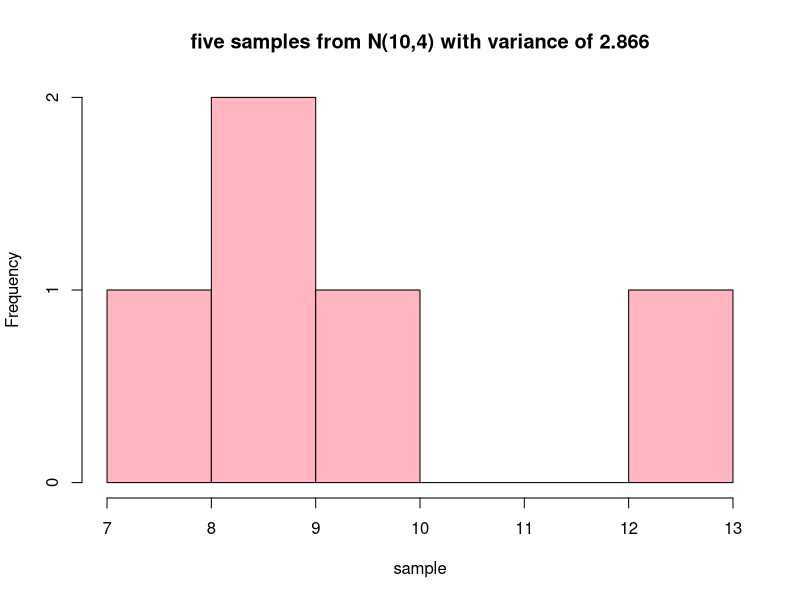
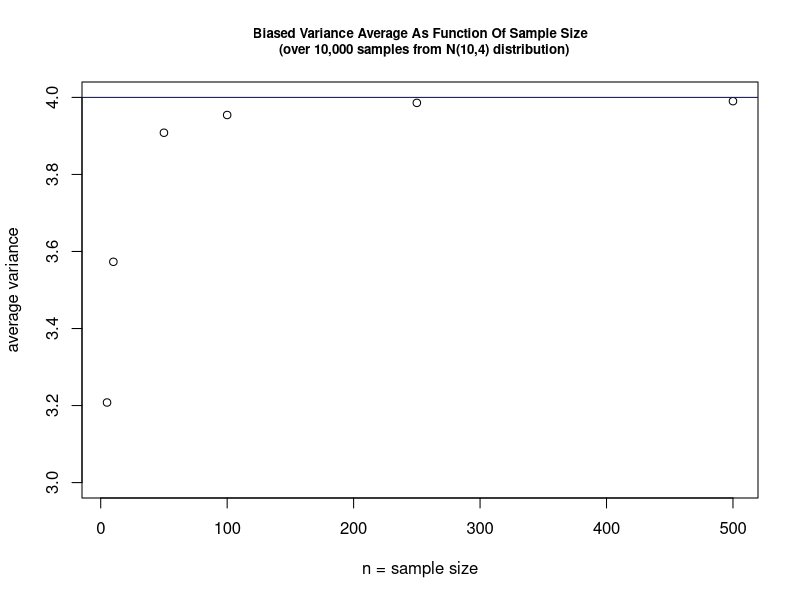
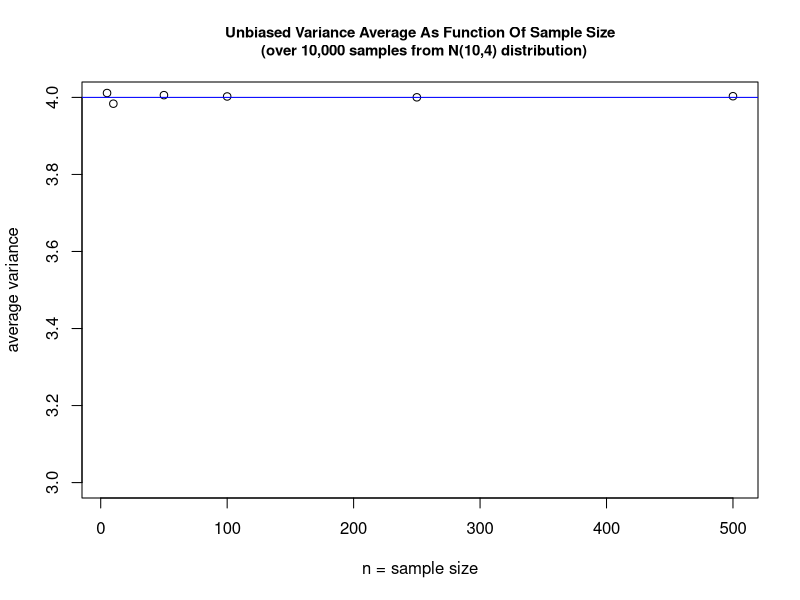
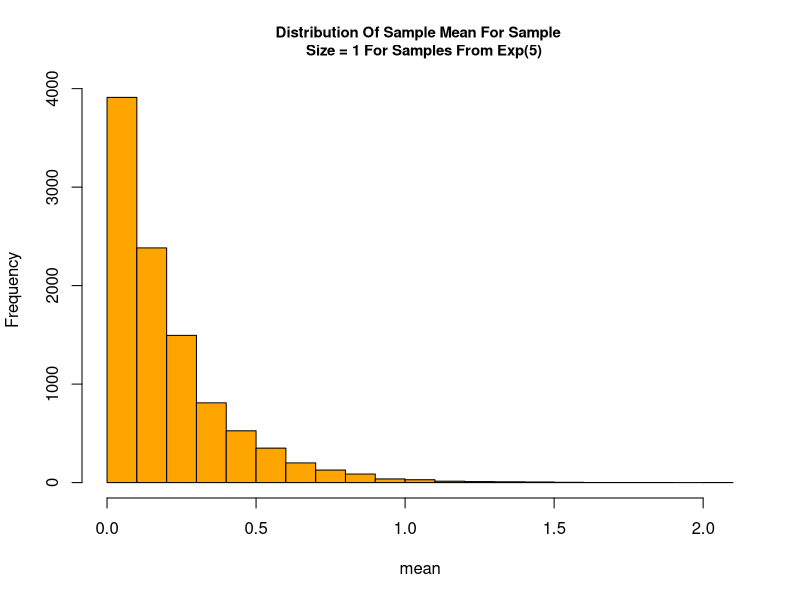
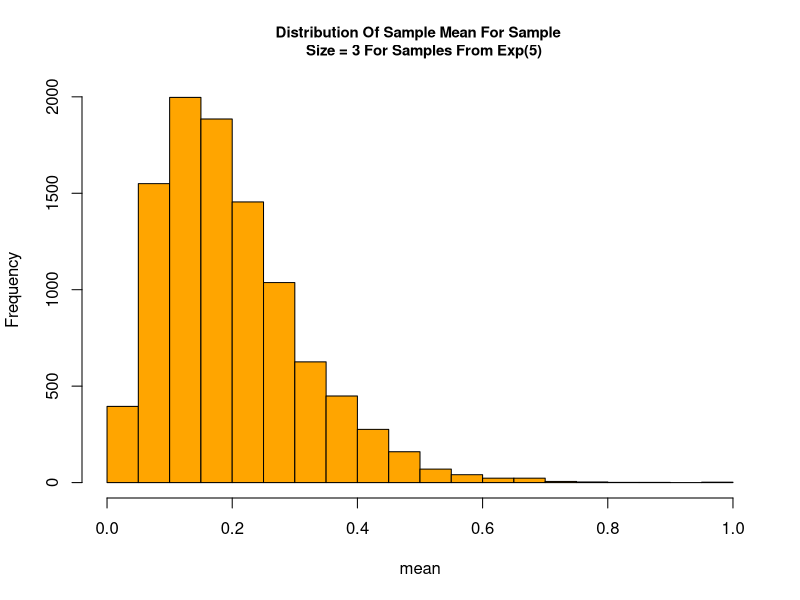
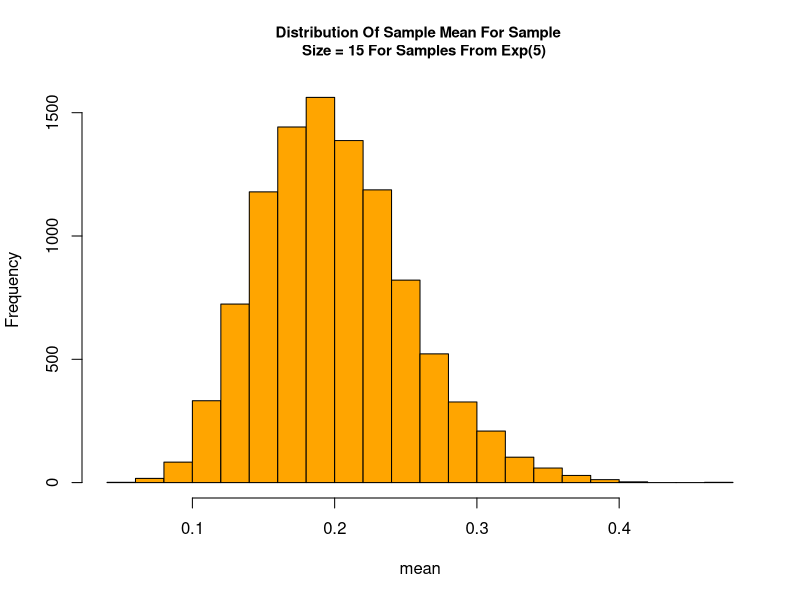
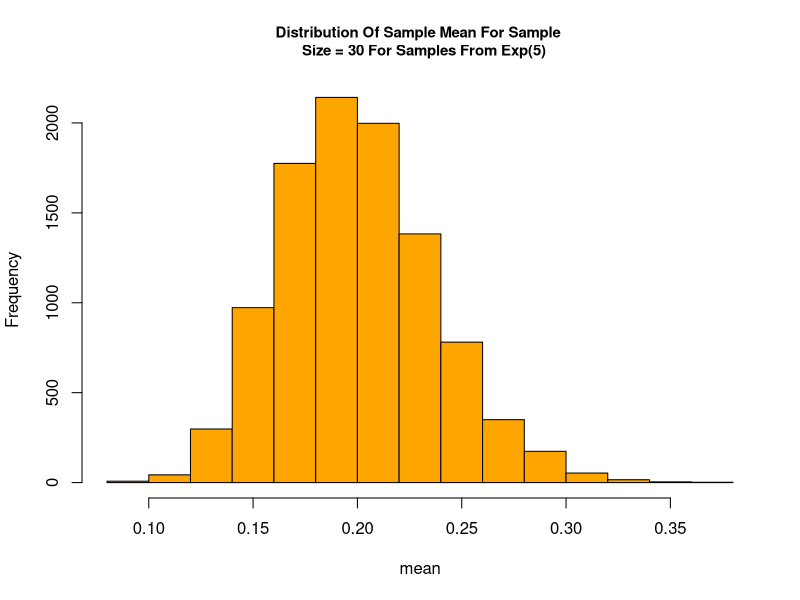

Generate these figures, in order, with R:
# exercise 2

# question 1
# 1
n = 5
sample = rnorm(n, 10, 2)
# R's std function calculates a *corrects* std estimate. The same goes for var. 
# so if we want the variance of the sample and not the corrected estimator, we 
# need to multiply by n-1/n
var = var(sample)*(n-1)/n # get the empirical variance of the sample
hist(sample, col="lightpink", main=paste("five samples from N(10,4) with variance of", round(var, 3))) 
# 2 
sizes = c(5, 10, 50, 100, 250, 500)
means = c()
j = 1
# for each n in sizes, find the average variance of sample size n
for (n in sizes){
  n_vars = c()
  for (i in 1:10000){
    sample = rnorm(n, 10, 2)
    n_vars[i] = var(sample)*(n-1)/n
  }
  means[j] = mean(n_vars)
  j = j + 1
}
# 3
plot(sizes, means, ylim = range(3,4), main="Biased Variance Average As Function Of Sample Size
  (over 10,000 samples from N(10,4) distribution)", xlab="n = sample size", 
     ylab="average variance", cex.main=0.8)
abline(h=4, col="blue") 

# 5
means = c()
j = 1
for (n in sizes){
  n_vars = c()
  for (i in 1:10000){
    sample = rnorm(n, 10, 2)
    n_vars[i] = var(sample)
  }
  means[j] = mean(n_vars)
  j = j + 1
}
plot(sizes, means, ylim = range(3,4), main="Unbiased Variance Average As Function Of Sample Size
  (over 10,000 samples from N(10,4) distribution)", xlab="n = sample size", 
     ylab="average variance", cex.main=0.9)
abline(h=4, col="blue") 


# question 2
sizes = c(1, 3, 15, 30)
j = 1
for (n in sizes){
  n_mean = c()
  for (i in 1:10000){
    sample_exp = rexp(n, rate=5)
    n_mean[i] = mean(sample_exp)
  }
  hist(n_mean, xlab= "mean", main=paste("Distribution Of Sample Mean For Sample 
  Size =", n, "For Samples From Exp(5)"), cex.main = 0.9, col="orange")
}


# question 4
# 2
domesticated_dogs_height_sample = rnorm(5, 90, 2)
# 3
H0_mu = 90
t.test(domesticated_dogs_height_sample, mu = H0_mu, alternative = "two.sided") 
  
# 7
domesticated_dogs_height_sample = rnorm(5, 95, 2)
t.test(domesticated_dogs_height_sample, mu = H0_mu, alternative = "two.sided")
